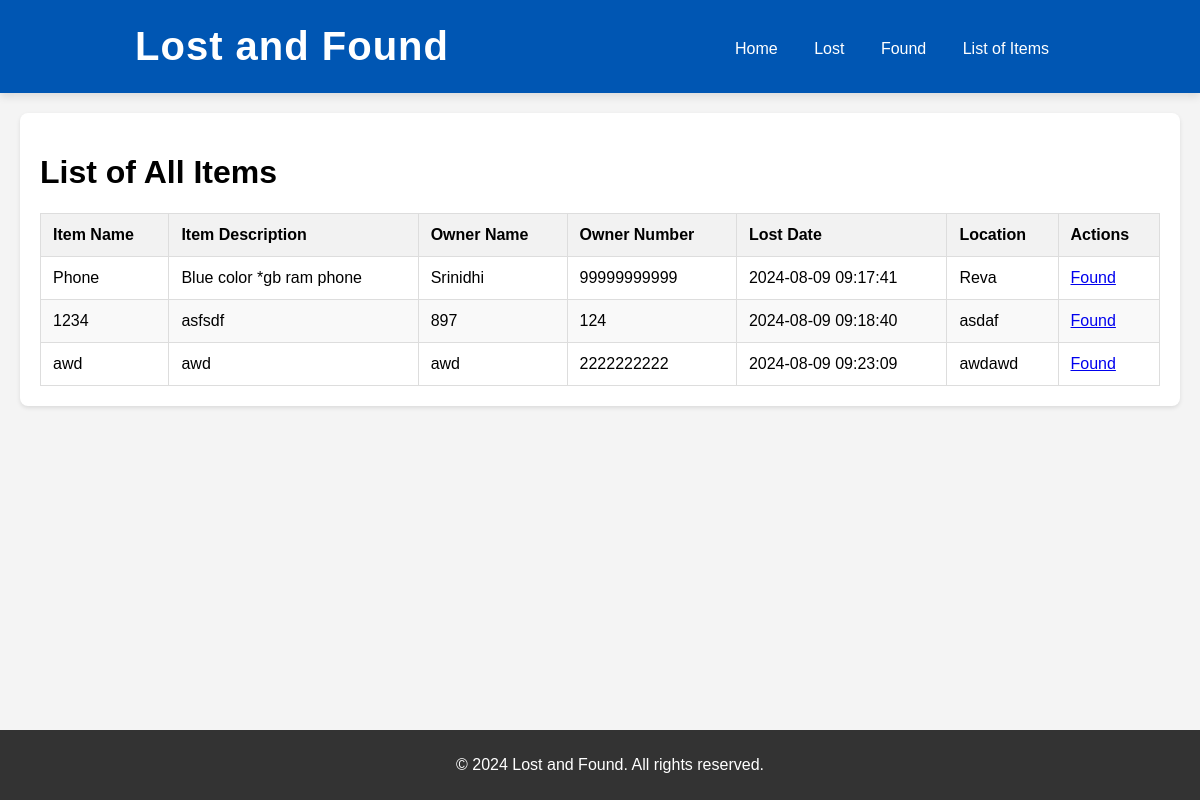
Page /list on the committed database.
### app.py (models this page shows, shortened)
class User(db.Model):
    id = db.Column(db.Integer, primary_key=True)
    item_name = db.Column(db.String(50), nullable=False)  # Fixed type to String
    item_desc = db.Column(db.String(100), nullable=False)  # Increased length
    owner_name = db.Column(db.String(50), nullable=False)
    owner_number = db.Column(db.String(15), nullable=False)  # String for phone numbers
    lost_date = db.Column(db.DateTime, default=lambda: datetime.now(timezone.utc))
    location = db.Column(db.String(50), nullable=False)

### app.py (the view)
@app.route("/list")
def list_items():
    users = User.query.all()
    return render_template("list.html", users=users)

### templates/list.html (shortened to what this page needs)
<!DOCTYPE html>
<html lang="en">
<head>
</head>
<body>
    <header>
        <h1>Lost and Found</h1>
        <nav>
            <a href="/">Home</a>
            <a href="/add">Lost</a>
            <a href="/search">Found</a>
            <a href="/list">List of Items</a>
        </nav>
    </header>
    <main>
        <h1>List of All Items</h1>
        <table>
            <thead>
                <tr>
                    <th>Item Name</th>
                    <th>Item Description</th>
                    <th>Owner Name</th>
                    <th>Owner Number</th>
                    <th>Lost Date</th>
                    <th>Location</th>
                    <th>Actions</th>
                </tr>
            </thead>
            <tbody>
                {% for user in users %}
                <tr>
                    <td>{{ user.item_name }}</td>
                    <td>{{ user.item_desc }}</td>
                    <td>{{ user.owner_name }}</td>
                    <td>{{ user.owner_number }}</td>
                    <td>{{ user.lost_date.strftime('%Y-%m-%d %H:%M:%S') }}</td>
                    <td>{{ user.location }}</td>
                    <td>
                        <a href="{{ url_for('mark_as_found', id=user.id) }}" onclick="return confirm('Are you sure you want to mark this item as found?');">Found</a>
                    </td>
                </tr>
                {% endfor %}
            </tbody>
        </table>
    </main>
    <footer>
        <p>&copy; 2024 Lost and Found. All rights reserved.</p>
    </footer>
</body>
</html>

### templates/list.html (style rules this page uses)
body { font-family: Arial, sans-serif; margin: 0; padding: 0; background-color: #f4f4f4; }
main { padding: 20px; background-color: #ffffff; margin: 20px; border-radius: 8px; box-shadow: 0 2px 4px rgba(0, 0, 0, 0.1); }
header { background-color: #0056b3; color: white; padding: 1.5em 0; justify-content: space-around; display: flex; text-align: center; box-shadow: 0 4px 8px rgba(0, 0, 0, 0.1); }
header h1 { margin: 0; font-size: 2.5em; letter-spacing: 1px; }
nav { margin-top: 1em; }
nav a { color: white; margin: 0 1em; text-decoration: none; font-weight: 500; transition: color 0.3s ease-in-out; }
table { width: 100%; border-collapse: collapse; margin-top: 20px; }
table, th, td { border: 1px solid #ddd; }
th, td { padding: 12px; text-align: left; }
th { background-color: #f2f2f2; }
tr:nth-child(even) { background-color: #f9f9f9; }
footer { background-color: #333; color: #fff; text-align: center; padding: 10px; position: fixed; bottom: 0; width: 100%; }

### rows in the picture
User: item_name "Phone", item_desc "Blue color *gb ram phone", owner_name "Srinidhi", owner_number "99999999999", lost_date "2024-08-09 09:17:41", location "Reva"
User: item_name "1234", item_desc "asfsdf", owner_name "897", owner_number "124", lost_date "2024-08-09 09:18:40", location "asdaf"
User: item_name "awd", item_desc "awd", owner_name "awd", owner_number "2222222222", lost_date "2024-08-09 09:23:09", location "awdawd"
